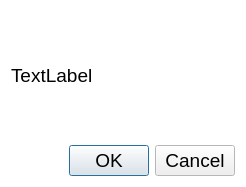
<?xml version="1.0" encoding="UTF-8"?>
<ui version="4.0">
 <class>Dialog</class>
 <widget class="QDialog" name="Dialog">
  <property name="geometry">
   <rect>
    <x>0</x>
    <y>0</y>
    <width>246</width>
    <height>187</height>
   </rect>
  </property>
  <property name="palette">
   <palette>
    <active>
     <colorrole role="Base">
      <brush brushstyle="SolidPattern">
       <color alpha="255">
        <red>255</red>
        <green>255</green>
        <blue>255</blue>
       </color>
      </brush>
     </colorrole>
     <colorrole role="Window">
      <brush brushstyle="SolidPattern">
       <color alpha="255">
        <red>255</red>
        <green>255</green>
        <blue>255</blue>
       </color>
      </brush>
     </colorrole>
    </active>
    <inactive>
     <colorrole role="Base">
      <brush brushstyle="SolidPattern">
       <color alpha="255">
        <red>255</red>
        <green>255</green>
        <blue>255</blue>
       </color>
      </brush>
     </colorrole>
     <colorrole role="Window">
      <brush brushstyle="SolidPattern">
       <color alpha="255">
        <red>255</red>
        <green>255</green>
        <blue>255</blue>
       </color>
      </brush>
     </colorrole>
    </inactive>
    <disabled>
     <colorrole role="Base">
      <brush brushstyle="SolidPattern">
       <color alpha="255">
        <red>255</red>
        <green>255</green>
        <blue>255</blue>
       </color>
      </brush>
     </colorrole>
     <colorrole role="Window">
      <brush brushstyle="SolidPattern">
       <color alpha="255">
        <red>255</red>
        <green>255</green>
        <blue>255</blue>
       </color>
      </brush>
     </colorrole>
    </disabled>
   </palette>
  </property>
  <property name="font">
   <font>
    <pointsize>14</pointsize>
   </font>
  </property>
  <property name="windowTitle">
   <string>Dialog</string>
  </property>
  <layout class="QVBoxLayout" name="verticalLayout">
   <item>
    <widget class="QLabel" name="label">
     <property name="text">
      <string>TextLabel</string>
     </property>
    </widget>
   </item>
   <item>
    <widget class="QDialogButtonBox" name="buttonBox">
     <property name="orientation">
      <enum>Qt::Horizontal</enum>
     </property>
     <property name="standardButtons">
      <set>QDialogButtonBox::Cancel|QDialogButtonBox::Ok</set>
     </property>
    </widget>
   </item>
  </layout>
 </widget>
 <resources/>
 <connections>
  <connection>
   <sender>buttonBox</sender>
   <signal>accepted()</signal>
   <receiver>Dialog</receiver>
   <slot>accept()</slot>
   <hints>
    <hint type="sourcelabel">
     <x>248</x>
     <y>254</y>
    </hint>
    <hint type="destinationlabel">
     <x>157</x>
     <y>274</y>
    </hint>
   </hints>
  </connection>
  <connection>
   <sender>buttonBox</sender>
   <signal>rejected()</signal>
   <receiver>Dialog</receiver>
   <slot>reject()</slot>
   <hints>
    <hint type="sourcelabel">
     <x>316</x>
     <y>260</y>
    </hint>
    <hint type="destinationlabel">
     <x>286</x>
     <y>274</y>
    </hint>
   </hints>
  </connection>
 </connections>
</ui>
